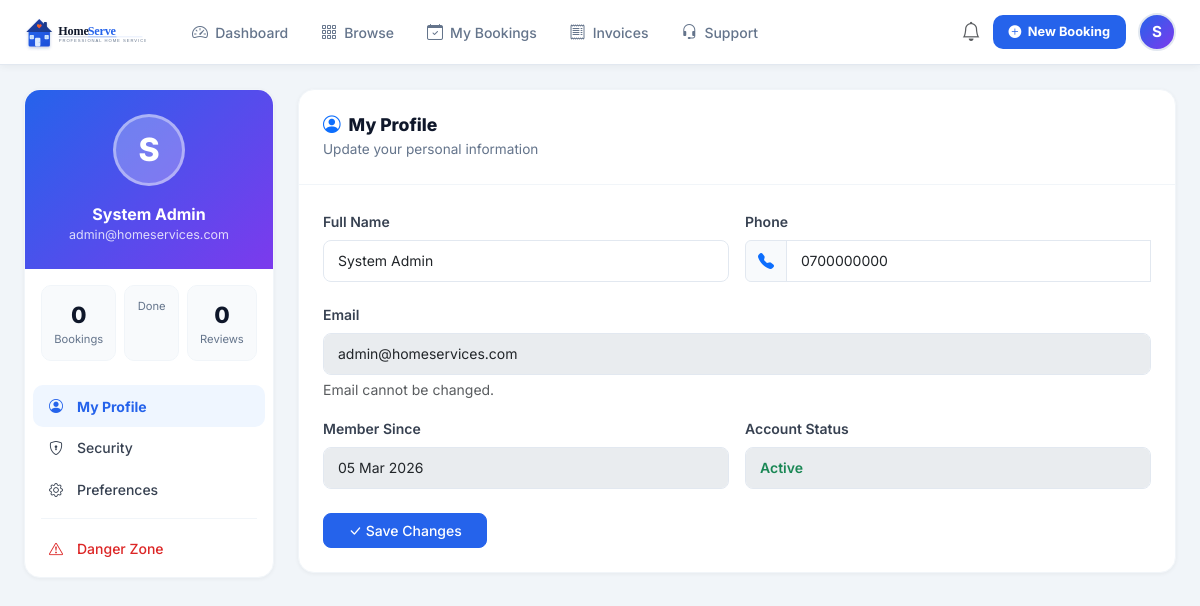
Page /modules/user/profile.php (signed in) on the committed database.
### tables this page shows
CREATE TABLE `users` (
  `id` int(11) NOT NULL,
  `name` varchar(100) NOT NULL,
  `email` varchar(150) NOT NULL,
  `phone` varchar(20) DEFAULT NULL,
  `password` varchar(255) NOT NULL,
  `role` enum('customer','admin') DEFAULT 'customer',
  `status` enum('active','suspended') DEFAULT 'active',
  `avatar` varchar(255) DEFAULT NULL,
  `created_at` timestamp NOT NULL DEFAULT current_timestamp(),
  `updated_at` timestamp NOT NULL DEFAULT current_timestamp() ON UPDATE current_timestamp()
);

### includes/auth.php (called while the page is built, shortened)
<?php
function sanitize($input) {
    return htmlspecialchars(strip_tags(trim($input)), ENT_QUOTES, 'UTF-8');
}
function formatDate($date) {
    return date('d M Y', strtotime($date));
}

### modules/user/profile.php (the view, shortened to what this page needs)
<?php
require_once __DIR__ . '/../../includes/auth.php';
$db  = getDB();
$uid = currentUserId();
$activeTab = $_GET['tab'] ?? 'profile';
$user=$db->prepare("SELECT * FROM users WHERE id=?"); $user->execute([$uid]); $user=$user->fetch();
$stats=$db->prepare("SELECT COUNT(*) as total,SUM(status='completed') as completed FROM bookings WHERE customer_id=?"); $stats->execute([$uid]); $stats=$stats->fetch();
$rev=$db->prepare("SELECT COUNT(*) as cnt FROM reviews WHERE customer_id=?"); $rev->execute([$uid]); $reviewCount=$rev->fetch()['cnt'];
?>
<?php require_once __DIR__ . '/../../includes/header.php'; ?>
<?php require_once __DIR__ . '/../../includes/topnav_user.php'; ?>
<div class="user-main-content">
<div class="page-content">
<div class="settings-layout">
  <div class="settings-sidebar">
    <div class="settings-profile-header">
      <div class="settings-avatar"><?=strtoupper(substr($user['name'],0,1))?></div>
      <div style="font-weight:700"><?=sanitize($user['name'])?></div>
      <div style="font-size:.78rem;opacity:.8"><?=sanitize($user['email'])?></div>
    </div>
    <div class="d-flex gap-2 p-3">
      <div class="stat-pill flex-fill"><div class="num"><?=$stats['total']?></div><div class="lbl">Bookings</div></div>
      <div class="stat-pill flex-fill"><div class="num"><?=$stats['completed']?></div><div class="lbl">Done</div></div>
      <div class="stat-pill flex-fill"><div class="num"><?=$reviewCount?></div><div class="lbl">Reviews</div></div>
    </div>
    <ul class="settings-nav">
      <li class="settings-nav-item"><a href="?tab=profile" class="<?=$activeTab==='profile'?'active':''?>"><i class="bi bi-person-circle"></i> My Profile</a></li>
      <li class="settings-nav-item"><a href="?tab=security" class="<?=$activeTab==='security'?'active':''?>"><i class="bi bi-shield-lock"></i> Security</a></li>
      <li class="settings-nav-item"><a href="?tab=settings" class="<?=$activeTab==='settings'?'active':''?>"><i class="bi bi-gear"></i> Preferences</a></li>
      <div class="settings-divider"></div>
      <li class="settings-nav-item"><a href="?tab=danger" class="<?=$activeTab==='danger'?'active':''?>" style="color:#dc2626"><i class="bi bi-exclamation-triangle"></i> Danger Zone</a></li>
    </ul>
  </div>
  <div>
    <?php if($activeTab==='profile'): ?>
    <div class="settings-panel">
      <div class="settings-panel-header">
        <h5><i class="bi bi-person-circle text-primary me-2"></i>My Profile</h5>
        <p>Update your personal information</p>
      </div>
      <div class="settings-panel-body">
        <form method="POST" id="profileForm">
          <div class="row g-3">
            <div class="col-sm-6">
              <label class="form-label fw-600">Full Name</label>
              <input type="text" name="name" class="form-control" value="<?=sanitize($user['name'])?>" required>
            </div>
            <div class="col-sm-6">
              <label class="form-label fw-600">
                Phone
              </label>
              <div class="input-group">
                <span class="input-group-text"><i class="bi bi-telephone-fill text-primary"></i></span>
                <input type="tel" name="phone" id="phoneInput" class="form-control"
                  value="<?=sanitize($user['phone']??'')?>"
                  placeholder="10-digit mobile"
                  maxlength="10"
                  oninput="this.value=this.value.replace(/[^0-9]/g,'').substring(0,10);onPhoneChange()">
              </div>
            </div>
            <div class="col-12">
              <label class="form-label fw-600">Email</label>
              <input type="email" class="form-control" value="<?=sanitize($user['email'])?>" disabled>
              <div class="form-text">Email cannot be changed.</div>
            </div>
            <div class="col-sm-6">
              <label class="form-label fw-600">Member Since</label>
              <input class="form-control" value="<?=formatDate($user['created_at'])?>" disabled>
            </div>
            <div class="col-sm-6">
              <label class="form-label fw-600">Account Status</label>
              <input class="form-control text-success fw-600" value="Active" disabled>
            </div>
            <div class="col-12 pt-2">
              <button type="submit" class="btn btn-primary px-4">
                <i class="bi bi-check-lg"></i> Save Changes
              </button>
            </div>
          </div>
        </form>
      </div>
    </div>
    <?php endif; ?>
  </div>
</div>
</div>
</div>
<?php require_once __DIR__ . '/../../includes/footer.php'; ?>

### assets/css/main.css (style rules this page uses)
:root { --primary: #2563eb; --primary-dark: #1d4ed8; --primary-light: #eff6ff; --secondary: #7c3aed; --success: #059669; --warning: #d97706; --danger: #dc2626; --sidebar-width: 260px; --sidebar-bg: #0f172a; --sidebar-hover: rgba(255,255,255,0.08); --topbar-height: 64px; --card-shadow: 0 1px 3px rgba(0,0,0,.07), 0 4px 16px rgba(0,0,0,.05); --card-radius: 12px; --transition: all .2s ease; }
* { box-sizing: border-box; }
body { font-family: 'Inter', sans-serif; background: #f1f5f9; color: #1e293b; margin: 0; }
.page-content { padding: 1.5rem; flex: 1; }
.form-label { font-weight: 500; font-size: .875rem; color: #374151; }
.form-control, .form-select { border-radius: 8px; border: 1.5px solid #e2e8f0; font-size: .875rem; padding: .6rem .875rem; transition: var(--transition); }
.input-group-text { background: #f8fafc; border-color: #e2e8f0; }
.btn { border-radius: 8px; font-weight: 500; font-size: .875rem; transition: var(--transition); }
.btn-primary { background: var(--primary); border-color: var(--primary); }
.gap-2 { gap: .5rem; }
.page-content { animation: fadeIn .4s ease both; }
.btn { position: relative; overflow: hidden; transition: all .2s ease; }
.form-control, .form-select { transition: border-color .2s ease, box-shadow .2s ease, transform .2s ease; }
.user-main-content { min-height: 100vh; background: #f1f5f9; }
.user-main-content .page-content { padding: 1.5rem; }
.fw-600 { font-weight: 600 !important; }

### modules/user/profile.php (style rules this page uses)
.settings-layout { display:grid;grid-template-columns:250px 1fr;gap:1.5rem }
.settings-sidebar { background:#fff;border-radius:16px;border:1px solid #f1f5f9;box-shadow:0 1px 4px rgba(0,0,0,.05);overflow:hidden;height:fit-content;position:sticky;top:80px }
.settings-profile-header { background:linear-gradient(135deg,#2563eb,#7c3aed);padding:1.5rem;text-align:center;color:#fff }
.settings-avatar { width:72px;height:72px;border-radius:50%;background:rgba(255,255,255,.25);display:flex;align-items:center;justify-content:center;font-size:2rem;font-weight:800;color:#fff;margin:0 auto 1rem;border:3px solid rgba(255,255,255,.4) }
.settings-nav { list-style:none;padding:.5rem;margin:0 }
.settings-nav-item a { display:flex;align-items:center;gap:.75rem;padding:.65rem .875rem;border-radius:10px;text-decoration:none;color:#374151;font-size:.875rem;font-weight:500;transition:all .15s }
.settings-nav-item a.active { background:#eff6ff;color:#2563eb;font-weight:700 }
.settings-nav-item a i { width:18px;text-align:center }
.settings-divider { height:1px;background:#f1f5f9;margin:.5rem }
.settings-panel { background:#fff;border-radius:16px;border:1px solid #f1f5f9;box-shadow:0 1px 4px rgba(0,0,0,.05);overflow:hidden }
.settings-panel-header { padding:1.5rem;border-bottom:1px solid #f1f5f9 }
.settings-panel-header h5 { font-weight:800;color:#0f172a;margin:0;font-size:1.1rem }
.settings-panel-header p { color:#64748b;font-size:.85rem;margin:.25rem 0 0 }
.settings-panel-body { padding:1.5rem }
.stat-pill { background:#f8fafc;border-radius:10px;padding:.75rem;text-align:center;border:1px solid #f1f5f9 }
.stat-pill .num { font-size:1.4rem;font-weight:800;color:#0f172a }
.stat-pill .lbl { font-size:.7rem;color:#64748b }

### rows in the picture
users: name "S", name "System Admin", email "admin@homeservices.com", phone "0700000000", created_at "05 Mar 2026"

### other values in the picture
$label "Dashboard"
$label "Browse"
$label "My Bookings"
$label "Invoices"
$label "Support"
substr($_SESSION['name'] ?? 'U', 0, 1) "S"
$stats['total'] "0"
$reviewCount "0"
